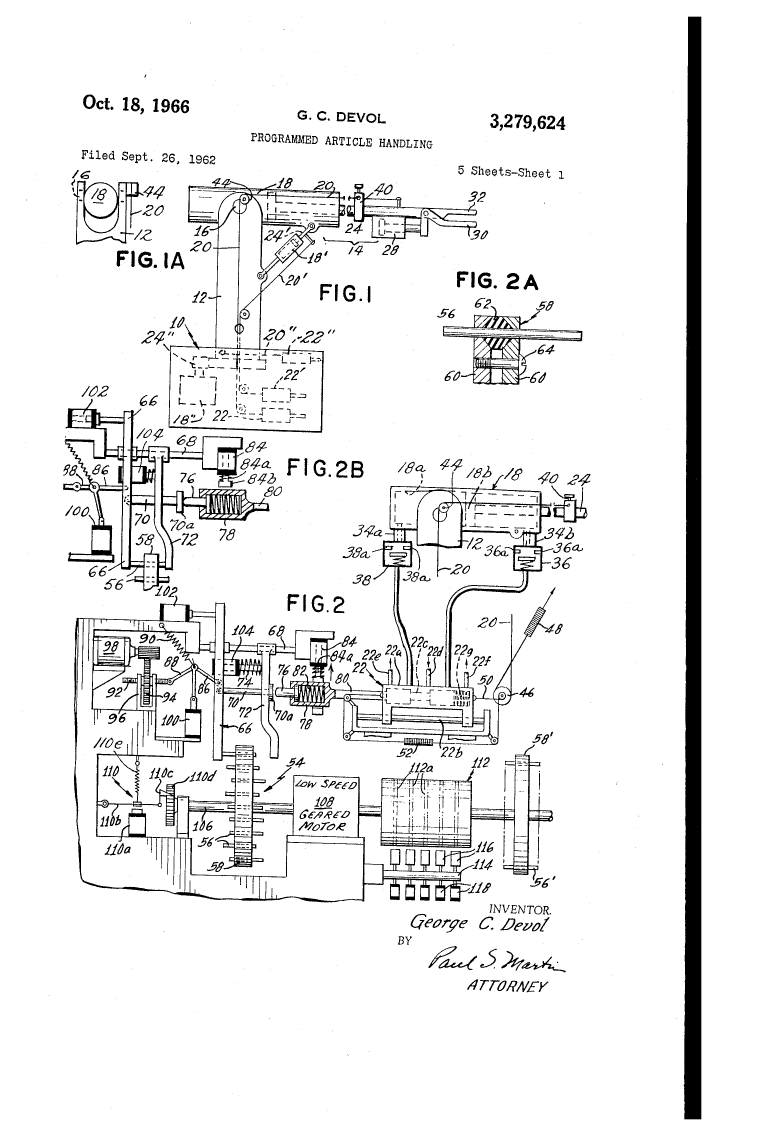
#> input picture examples/real_patents/US3279624A_unimate_industrial_robot/figures/figure_1.png, 2320 x 3408 px (shown at 1/3 size)
$ python figure_view_v14.py
#> lines starting #> are read from the running program, lines starting #| are printed output that depends on the picture; after the words box and inside, x2 and y2 are one past the last pixel; in counts of white or black regions, pixels touching at a corner belong together
"""V14-B — image-heuristic figure view classifier.

Detects the view_type of a patent figure WITHOUT an LLM call.
Three signals on a binarized version of the inked region:

  1. Aspect ratio of the inked bounding box.
  2. Dominant line orientation (vertical vs horizontal opens).
  3. Number of distinct ink CONNECTED COMPONENTS — proxy for
     "multiple separate drawings on the same sheet".

Output schema (figure_views_v14.json):

  view_type      one of: top | front | side | sectional | oblique |
                 isometric | exploded | multi_view_sheet | schematic |
                 unknown
  primary_view   the view we should reconstruct from
  secondary_views[]
  required_camera   "top" | "front" | "right" | "iso" | "patent_oblique"
  view_regions[]    pixel bboxes per detected subview (multi-view only)
  evidence[]        one-line explanations per signal
  confidence        0..1
"""
from __future__ import annotations

import json
from dataclasses import asdict, dataclass, field
from pathlib import Path
from typing import Any


@dataclass
class ViewRegion:
    bbox: list[int]
    view_type: str = "unknown"
    label: str = ""


@dataclass
class FigureViews:
    example_id: str
    figure_path: str
    view_type: str = "unknown"
    primary_view: str = "unknown"
    secondary_views: list[str] = field(default_factory=list)
    required_camera: str = "iso"
    view_regions: list[ViewRegion] = field(default_factory=list)
    confidence: float = 0.0
    evidence: list[str] = field(default_factory=list)
    notes: str = ""

    def to_dict(self) -> dict[str, Any]:
        return asdict(self)


VIEW_CAMERA = {
    "top": "top",
    "front": "front",
    "side": "right",
    "sectional": "front",
    "oblique": "patent_oblique",
    "isometric": "iso",
    "exploded": "iso",
    "multi_view_sheet": "patent_oblique",
    "schematic": "front",
    "unknown": "iso",
}


def _binarize(img):
    import numpy as np
    arr = np.array(img.convert("L"))
    mean = arr.mean()
    th = max(220, mean - 8)
    return (arr < th).astype("uint8")


def _bbox(mask):
    import numpy as np
    ys, xs = np.where(mask > 0)
    if len(xs) == 0:
        h, w = mask.shape
        return (0, 0, w, h)
    return (int(xs.min()), int(ys.min()),
            int(xs.max()), int(ys.max()))


def _connected_components(mask, *, min_area_frac: float = 0.005):
    """Pixel-area filtered CC pass. min_area_frac is the minimum
    fraction of TOTAL IMAGE pixels a component must occupy to
    count as a 'subview' — protects against the classifier
    treating callout numbers as separate drawings."""
    import numpy as np
    try:
        from scipy import ndimage
        h, w = mask.shape
        # Aggressive dilation: a 13x13 kernel x 8 iterations welds
        # callout digits onto the nearest drawing while keeping
        # truly separated drawings apart.
        kernel = np.ones((11, 11), dtype="uint8")
        dilated = ndimage.binary_dilation(
            mask, structure=kernel, iterations=4).astype("uint8")
        labels, n = ndimage.label(dilated)
        boxes = []
        min_area = int(h * w * min_area_frac)
        for i in range(1, n + 1):
            ys, xs = np.where(labels == i)
            if len(xs) < min_area:
                continue
            boxes.append((int(xs.min()), int(ys.min()),
                          int(xs.max()), int(ys.max())))
        return boxes
    except Exception:
        # Coarse grid fallback
        h, w = mask.shape
        cells = []
        for iy in range(4):
            for ix in range(4):
                y0, y1 = (h * iy) // 4, (h * (iy + 1)) // 4
                x0, x1 = (w * ix) // 4, (w * (ix + 1)) // 4
                if mask[y0:y1, x0:x1].sum() > 1500:
                    cells.append((x0, y0, x1, y1))
        return cells


def _line_orientation(mask):
    try:
        import numpy as np
        from scipy import ndimage
        v_open = ndimage.binary_opening(
            mask, structure=np.ones((9, 1), dtype="uint8"))
        h_open = ndimage.binary_opening(
            mask, structure=np.ones((1, 9), dtype="uint8"))
        total = max(int(mask.sum()), 1)
        return (float(v_open.sum()) / total,
                float(h_open.sum()) / total)
    except Exception:
        return (0.0, 0.0)


def _hatching_density(mask, regions):
    """Sectional drawings have dense diagonal hatching → higher
    average ink density inside the region."""
    densities = []
    for x0, y0, x1, y1 in regions:
        sub = mask[y0:y1, x0:x1]
        if sub.size == 0:
            continue
        densities.append(float(sub.mean()))
    if not densities:
        return 0.0
    return max(densities)


def classify_figure(figure_path: Path,
                      example_id: str = "") -> FigureViews:
    rep = FigureViews(example_id=example_id,
                       figure_path=str(figure_path))
    try:
        from PIL import Image
        img = Image.open(figure_path)
    except Exception as exc:  # noqa: BLE001
        rep.notes = f"PIL load failed: {exc}"
        return rep

    try:
        mask = _binarize(img)
    except Exception as exc:  # noqa: BLE001
        rep.notes = f"binarize failed: {exc}"
        return rep

    bbox = _bbox(mask)
    bw = max(bbox[2] - bbox[0], 1)
    bh = max(bbox[3] - bbox[1], 1)
    aspect = bw / bh
    rep.evidence.append(f"aspect={aspect:.3f}")

    cc_boxes = _connected_components(mask)
    rep.evidence.append(f"connected_components={len(cc_boxes)}")

    v_frac, h_frac = _line_orientation(mask)
    rep.evidence.append(
        f"vert_frac={v_frac:.3f} horiz_frac={h_frac:.3f}")

    max_density = _hatching_density(mask, cc_boxes)
    rep.evidence.append(f"max_region_density={max_density:.3f}")

    # Multi-view sheet: ≥2 sizable separated drawings.
    n_big = sum(1 for (x0, y0, x1, y1) in cc_boxes
                 if (x1 - x0) > bw * 0.18 and (y1 - y0) > bh * 0.10)
    if n_big >= 2:
        rep.view_type = "multi_view_sheet"
        regions = [
            ViewRegion(bbox=list(b),
                         view_type="unknown",
                         label=f"subview_{i + 1}")
            for i, b in enumerate(cc_boxes)
        ]
        labelled = []
        for vr in regions:
            x0, y0, x1, y1 = vr.bbox
            sub = mask[y0:y1, x0:x1]
            sub_aspect = (x1 - x0) / max(y1 - y0, 1)
            sub_dense = float(sub.mean()) if sub.size else 0.0
            if sub_dense > 0.16:
                vr.view_type = "sectional"
            elif 0.85 <= sub_aspect <= 1.18:
                vr.view_type = "plan"
            elif sub_aspect > 1.4:
                vr.view_type = "top"
            elif sub_aspect < 0.75:
                vr.view_type = "front"
            else:
                vr.view_type = "oblique"
            labelled.append(vr.view_type)
        regions.sort(
            key=lambda r: (r.bbox[2] - r.bbox[0]) *
                          (r.bbox[3] - r.bbox[1]),
            reverse=True)
        rep.view_regions = regions
        rep.primary_view = regions[0].view_type
        rep.secondary_views = [r.view_type for r in regions[1:]]
        rep.required_camera = "patent_oblique"
        rep.confidence = 0.75
        rep.evidence.append(f"subviews={labelled}")
        return rep

    # Sectional whole-image — needs BOTH high density AND a wide
    # aspect (sectional cuts of mechanisms are typically wider
    # than tall). The earlier 0.16 threshold over-fired on
    # oblique drawings whose label leader-line bundles raised the
    # density.
    if max_density > 0.22 and aspect > 1.2:
        rep.view_type = "sectional"
        rep.primary_view = "sectional"
        rep.required_camera = "front"
        rep.confidence = 0.65
        return rep

    # Single-view aspect classification.
    if aspect > 1.6:
        rep.view_type = "top" if aspect > 1.9 else "side"
    elif aspect < 0.65:
        rep.view_type = "front"
    else:
        rep.view_type = "oblique"
    rep.primary_view = rep.view_type
    rep.required_camera = VIEW_CAMERA[rep.view_type]
    rep.confidence = 0.55
    return rep


def classify_example(example_dir: Path) -> FigureViews:
    fig_path = example_dir / "figures" / "figure_1.png"
    return classify_figure(fig_path, example_id=example_dir.name)
#> in classify_figure, img is the input picture: PIL image 2320x3408 1; 93% white; 1373 black regions (490 under 20 px), largest, box (x1, y1, x2, y2) and area: (222, 1415, 1667, 2707) 153533, (2051, 50, 2104, 3358) 152061, (189, 1196, 809, 1774) 44308
#> in _binarize, `mean = arr.mean()`: mean = 237.2
#> in _binarize, `th = max(220, mean - 8)`: th = 229.2
#> in _binarize, `return (arr < th).astype("uint8")`:
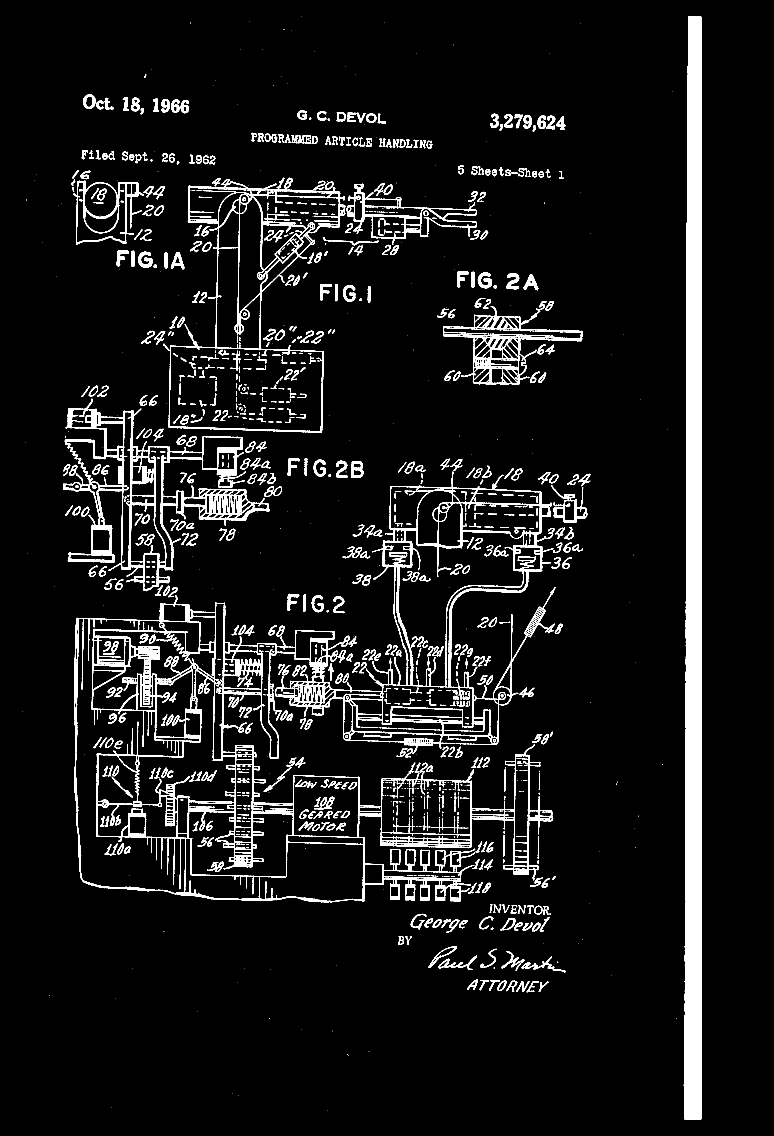
#> returned value: shape (3408, 2320) (shown at 1/3 size); values 0 (black) and 1 (white), 7% white; 1373 white regions (490 under 20 px), largest, box (x1, y1, x2, y2) and area: (222, 1415, 1667, 2707) 153533, (2051, 50, 2104, 3358) 152061, (189, 1196, 809, 1774) 44308
#> in classify_figure, `bbox = _bbox(mask)`: bbox = (67, 50, 2103, 3357)
#> in classify_figure, `bw = max(bbox[2] - bbox[0], 1)`: bw = 2036
#> in classify_figure, `bh = max(bbox[3] - bbox[1], 1)`: bh = 3307
#> in classify_figure, `aspect = bw / bh`: aspect = 0.616
#> in _connected_components, `labels, n = ndimage.label(dilated)`:
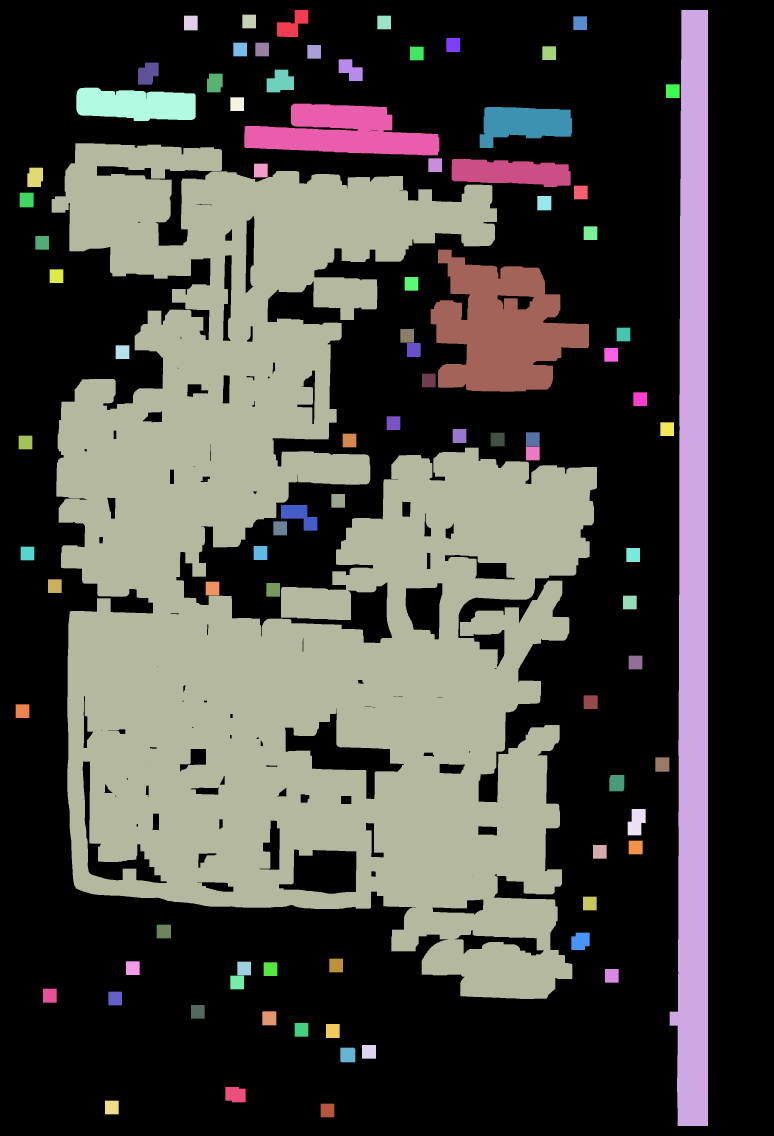
#> labels: shape (3408, 2320) int32 (shown at 1/3 size); 88 distinct labels, from 0 to 87; one colour per label, 0 black
#> in _connected_components, `labels, n = ndimage.label(dilated)`: n = 87
#> after the loop in _connected_components, `for i in range(1, n + 1):`: boxes = [(2009, 30, 2123, 3377), (733, 311, 1317, 465), (155, 430, 1790, 2996), (1292, 749, 1766, 1174)]
#> in classify_figure, `cc_boxes = _connected_components(mask)`: cc_boxes has the same summary as boxes in _connected_components
#> in _line_orientation, `h_open = ndimage.binary_opening( mask, structure=np.ones((1, 9), dtype..`:
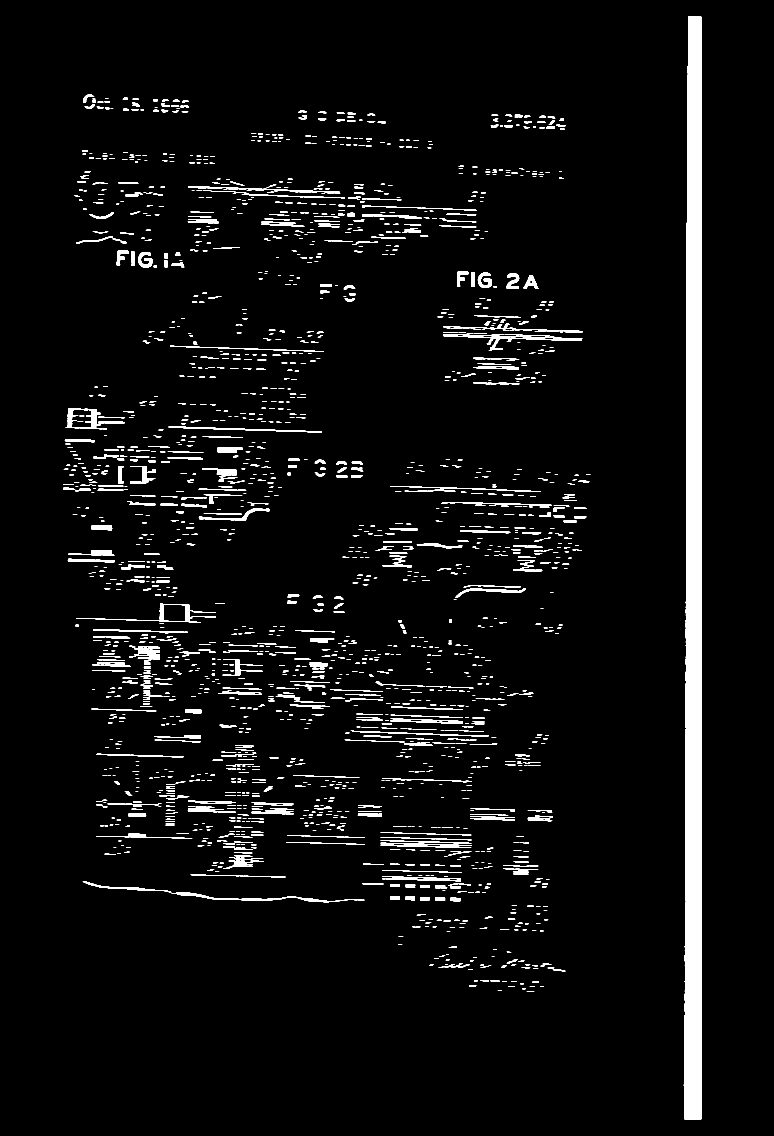
#> h_open: shape (3408, 2320) bool (shown at 1/3 size); 4.3% white; 2102 white regions (430 under 20 px), largest, box (x1, y1, x2, y2) and area: (2051, 50, 2104, 3358) 152051, (514, 2677, 1093, 2707) 2830, (197, 1226, 321, 1288) 2484
#> in _line_orientation, `total = max(int(mask.sum()), 1)`: total = 550758
#> in classify_figure, `v_frac, h_frac = _line_orientation(mask)`: v_frac = 0.6; h_frac = 0.612
#> the loop in _hatching_density, `for x0, y0, x1, y1 in regions:` made 4 passes
#> after the loop in _hatching_density, `for x0, y0, x1, y1 in regions:`:
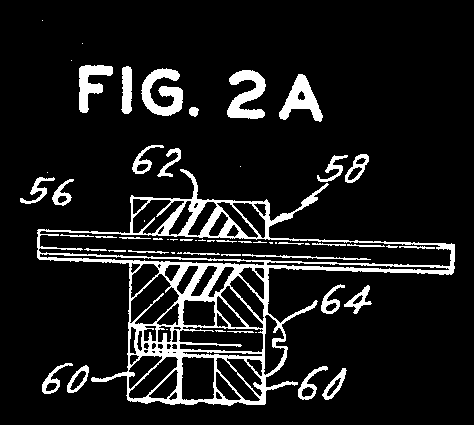
#> sub: shape (425, 474); values 0 (black) and 1 (white), 10.7% white; 58 white regions (21 under 20 px), largest, box (x1, y1, x2, y2) and area: (37, 169, 455, 406) 12957, (141, 68, 183, 116) 1120, (227, 70, 266, 119) 1066
#> after the loop in _hatching_density, `for x0, y0, x1, y1 in regions:`: densities = [0.399, 0.0821, 0.0914, 0.107]
#> in classify_figure, `max_density = _hatching_density(mask, cc_boxes)`: max_density = 0.399
#> in classify_figure, `n_big = sum(1 for (x0, y0, x1, y1) in cc_boxes if (x1 - x0) > bw * 0.1..`: n_big = 2
#> in classify_figure, `regions = [ ViewRegion(bbox=list(b), view_type="unknown", label=f"subv..`: regions = 4 items
#> the loop in classify_figure, `for vr in regions:` made 4 passes
#> (x0, y0, x1, y1, sub_aspect, sub_dense, vr.view_type) on passes 1 to 4: (2009, 30, 2123, 3377, 0.0341, 0.399, 'sectional'), (733, 311, 1317, 465, 3.79, 0.0821, 'top'), (155, 430, 1790, 2996, 0.637, 0.0914, 'front'), (1292, 749, 1766, 1174, 1.12, 0.107, 'plan')
#> after the loop in classify_figure, `for vr in regions:`: labelled = ['sectional', 'top', 'front', 'plan']
#> in classify_figure, `rep.view_regions = regions`: rep.view_regions = 4 items
#> in classify_figure, `rep.primary_view = regions[0].view_type`: rep.primary_view = 'front'
#> in classify_figure, `rep.secondary_views = [r.view_type for r in regions[1:]]`: rep.secondary_views = ['sectional', 'plan', 'top']


def save_views(rep: FigureViews, example_dir: Path) -> Path:
    p = example_dir / "figure_views_v14.json"
    p.write_text(json.dumps(rep.to_dict(), indent=2) + "\n",
                  encoding="utf-8")
    return p


def render_view_debug(rep: FigureViews,
                        example_dir: Path) -> Path | None:
    try:
        from PIL import Image, ImageDraw
        img = Image.open(rep.figure_path).convert("RGB")
        d = ImageDraw.Draw(img)
        for i, vr in enumerate(rep.view_regions):
            x0, y0, x1, y1 = vr.bbox
            color = [(220, 30, 30), (30, 130, 200),
                      (230, 160, 30), (40, 160, 80),
                      (160, 60, 200)][i % 5]
            d.rectangle([(x0, y0), (x1, y1)], outline=color, width=4)
            d.text((x0 + 6, y0 + 6),
                     f"{vr.label} {vr.view_type}", fill=color)
        d.rectangle([(0, 0), (img.width, 32)], fill=(20, 20, 20))
        d.text((10, 8),
                 f"view={rep.view_type} cam={rep.required_camera} "
                 f"conf={rep.confidence:.2f}",
                 fill=(255, 255, 255))
        out = example_dir / "renders_v1.4" / "view_region_debug.png"
        out.parent.mkdir(parents=True, exist_ok=True)
        img.save(out)
        return out
    except Exception:
        return None


def main(argv: list[str] | None = None) -> int:
    import argparse
    p = argparse.ArgumentParser()
    p.add_argument("--all-real-patents", action="store_true")
    p.add_argument("--example", action="append", default=[])
    p.add_argument("--real-patents-dir", type=Path,
                    default=Path("examples/real_patents"))
    args = p.parse_args(argv)
    only = set(args.example) if args.example else None
    out = []
    for ex in sorted(args.real_patents_dir.iterdir()):
        if not ex.is_dir():
            continue
        if only and ex.name not in only:
            continue
        rep = classify_example(ex)
        save_views(rep, ex)
        render_view_debug(rep, ex)
#> the loop in render_view_debug, `for i, vr in enumerate(rep.view_regions):` made 4 passes
#> (x0, y0, x1, y1, color) on passes 1 to 4: (155, 430, 1790, 2996, (220, 30, 30)), (2009, 30, 2123, 3377, (30, 130, 200)), (1292, 749, 1766, 1174, (230, 160, 30)), (733, 311, 1317, 465, (40, 160, 80))
#> in render_view_debug, `img.save(out)`:
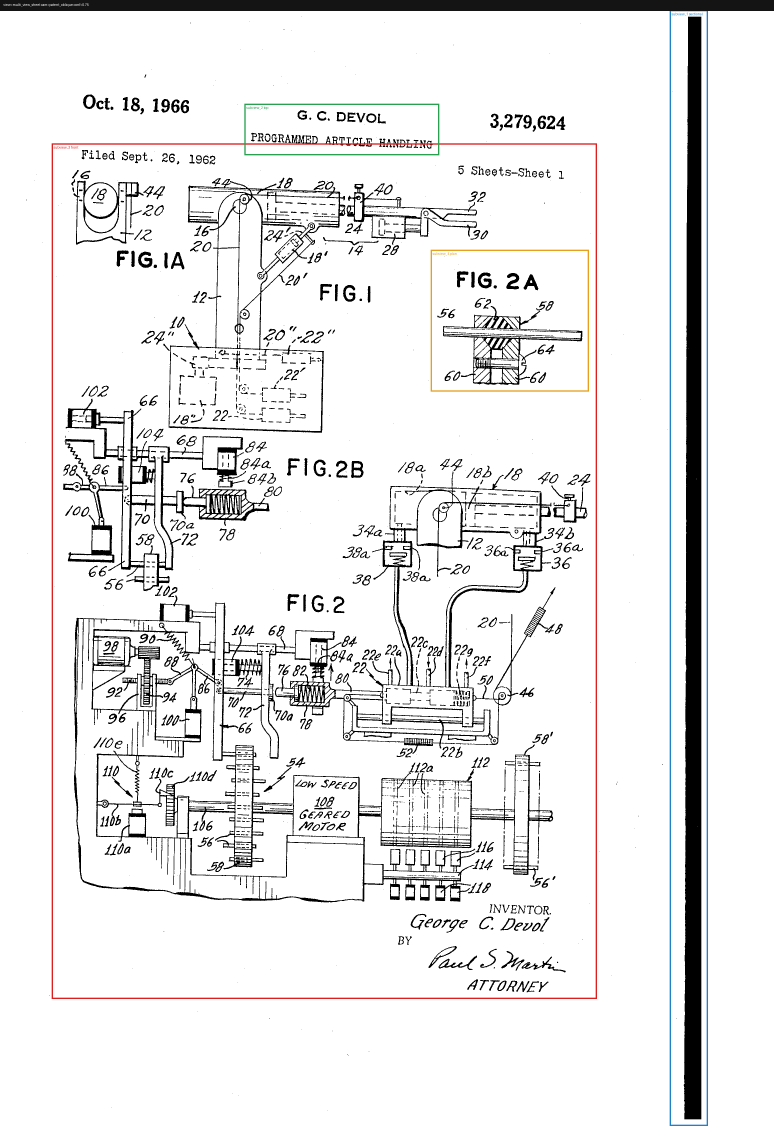
#> saved as view_region_debug.png: PIL image 2320x3408 RGB (shown at 1/3 size); mean R, G, B 233.9, 233.4, 233.5
        out.append({"id": ex.name,
                     "view_type": rep.view_type,
                     "primary": rep.primary_view,
                     "secondary": rep.secondary_views,
                     "camera": rep.required_camera,
                     "n_regions": len(rep.view_regions)})
        print(f"{ex.name}: {rep.view_type} "
              f"({rep.required_camera}) conf={rep.confidence:.2f}")
#| US3279624A_unimate_industrial_robot: multi_view_sheet (patent_oblique) conf=0.75
    Path("examples/reports").mkdir(exist_ok=True)
    Path("examples/reports/V14_FIGURE_VIEWS.json").write_text(
        json.dumps({"examples": out}, indent=2) + "\n")
    return 0


if __name__ == "__main__":  # pragma: no cover
    raise SystemExit(main())
#> (the program exits here)
